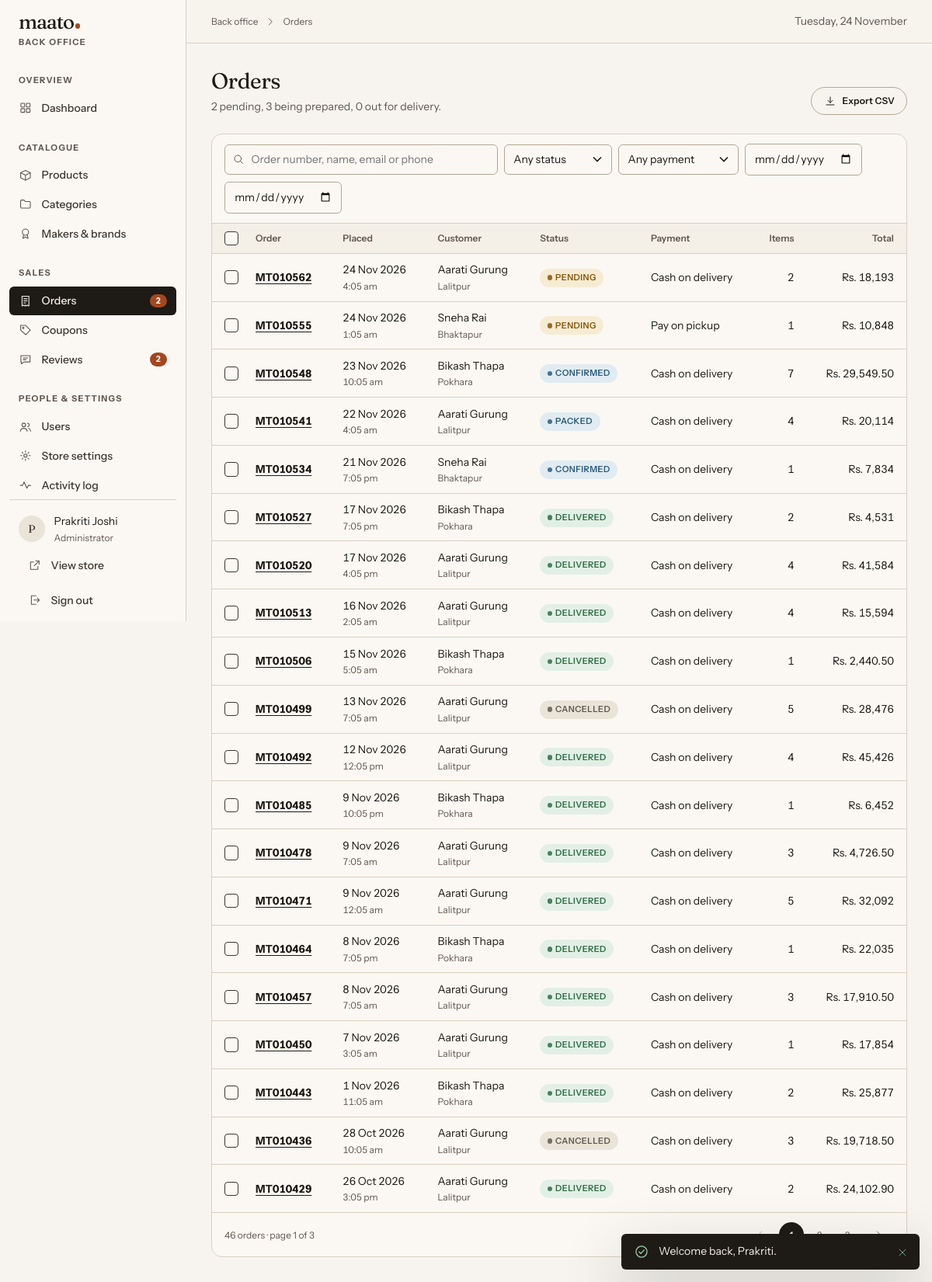
Page /suman-ecom/admin/orders (signed in) on the committed database.
### tables this page shows
CREATE TABLE users (
    id            INT UNSIGNED     NOT NULL AUTO_INCREMENT,
    role_id       TINYINT UNSIGNED NOT NULL,
    name          VARCHAR(120)     NOT NULL,
    email         VARCHAR(190)     NOT NULL,
    phone         VARCHAR(20)      NULL,
    password_hash VARCHAR(255)     NOT NULL,
    avatar_path   VARCHAR(255)     NULL,
    is_blocked    TINYINT(1)       NOT NULL DEFAULT 0,
    last_login_at DATETIME         NULL,
    created_at    DATETIME         NOT NULL DEFAULT CURRENT_TIMESTAMP,
    updated_at    DATETIME         NOT NULL DEFAULT CURRENT_TIMESTAMP ON UPDATE CURRENT_TIMESTAMP,
    PRIMARY KEY (id),
    UNIQUE KEY uq_users_email (email),
    KEY idx_users_role (role_id),
    KEY idx_users_created (created_at),
    CONSTRAINT fk_users_role FOREIGN KEY (role_id) REFERENCES roles (id) ON UPDATE CASCADE
);

CREATE TABLE roles (
    id          TINYINT UNSIGNED NOT NULL AUTO_INCREMENT,
    slug        VARCHAR(20)  NOT NULL,
    name        VARCHAR(50)  NOT NULL,
    description VARCHAR(255) NULL,
    PRIMARY KEY (id),
    UNIQUE KEY uq_roles_slug (slug)
);

CREATE TABLE orders (
    id               INT UNSIGNED  NOT NULL AUTO_INCREMENT,
    order_number     VARCHAR(20)   NOT NULL,
    user_id          INT UNSIGNED  NOT NULL,
    status           ENUM('pending','confirmed','packed','shipped','delivered','cancelled') NOT NULL DEFAULT 'pending',
    payment_method   ENUM('cash_on_delivery','pay_on_pickup') NOT NULL,
    subtotal         DECIMAL(12,2) NOT NULL,
    discount_total   DECIMAL(12,2) NOT NULL DEFAULT 0,
    shipping_total   DECIMAL(12,2) NOT NULL DEFAULT 0,
    tax_rate         DECIMAL(5,2)  NOT NULL DEFAULT 0,
    tax_total        DECIMAL(12,2) NOT NULL DEFAULT 0,
    grand_total      DECIMAL(12,2) NOT NULL,
    currency         CHAR(3)       NOT NULL DEFAULT 'NPR',
    coupon_id        INT UNSIGNED  NULL,
    coupon_code      VARCHAR(30)   NULL,
     
    customer_name    VARCHAR(120)  NOT NULL,
    customer_email   VARCHAR(190)  NOT NULL,
    customer_phone   VARCHAR(20)   NULL,
    ship_recipient   VARCHAR(120)  NOT NULL,
    ship_phone       VARCHAR(20)   NOT NULL,
    ship_line1       VARCHAR(160)  NOT NULL,
    ship_line2       VARCHAR(160)  NULL,
    ship_city        VARCHAR(80)   NOT NULL,
    ship_district    VARCHAR(80)   NOT NULL,
    ship_province    VARCHAR(60)   NOT NULL,
    ship_postal_code VARCHAR(10)   NULL,
    note             VARCHAR(500)  NULL,
    cancelled_at     DATETIME      NULL,
    delivered_at     DATETIME      NULL,
    created_at       DATETIME      NOT NULL DEFAULT CURRENT_TIMESTAMP,
    updated_at       DATETIME      NOT NULL DEFAULT CURRENT_TIMESTAMP ON UPDATE CURRENT_TIMESTAMP,
    PRIMARY KEY (id),
    UNIQUE KEY uq_orders_number (order_number),
    KEY idx_orders_user (user_id, created_at),
    KEY idx_orders_status (status, created_at),
    KEY idx_orders_created (created_at),
    CONSTRAINT fk_orders_user FOREIGN KEY (user_id) REFERENCES users (id) ON DELETE RESTRICT,
    CONSTRAINT fk_orders_coupon FOREIGN KEY (coupon_id) REFERENCES coupons (id) ON DELETE SET NULL
);

### app/Views/admin/orders/_table.php (the view, shortened to what the rows shown need)
<div class="table-wrap">
  <table class="data-table">
    <thead>
      <tr>
        <th scope="col" class="col-check"><label class="check"><input type="checkbox" data-select-all aria-label="Select all orders on this page"></label></th>
        <?= sort_th('Order', 'number', $filters) ?>
        <?= sort_th('Placed', 'date', $filters) ?>
        <?= sort_th('Customer', 'customer', $filters) ?>
        <?= sort_th('Status', 'status', $filters) ?>
        <th scope="col">Payment</th>
        <th scope="col" class="num">Items</th>
        <?= sort_th('Total', 'total', $filters, 'num') ?>
      </tr>
    </thead>
    <tbody>
      <?php foreach ($result['items'] as $o): ?>
        <tr>
          <td class="col-check"><label class="check"><input type="checkbox" name="ids[]" value="<?= (int) $o['id'] ?>" data-row-check aria-label="Select order <?= e($o['order_number']) ?>"></label></td>
          <td><a href="<?= e(route('admin.orders.show', ['id' => $o['id']])) ?>"><strong><?= e($o['order_number']) ?></strong></a></td>
          <td><?= e(format_date($o['created_at'], 'j M Y')) ?><span class="cell-sub"><?= e(format_date($o['created_at'], 'g:i a')) ?></span></td>
          <td><?= e($o['customer_name']) ?><span class="cell-sub"><?= e($o['ship_city']) ?></span></td>
          <td><?php partial('partials/status-badge', ['status' => $o['status']]); ?></td>
          <td><?= e(OrderStatus::PAYMENT_LABELS[$o['payment_method']]) ?></td>
          <td class="num"><?= (int) $o['item_count'] ?></td>
          <td class="num"><?= e(money($o['grand_total'])) ?></td>
        </tr>
      <?php endforeach; ?>
    </tbody>
  </table>
</div>

### app/Views/partials/status-badge.php (shortened to what the rows shown need)
<span class="badge badge--<?= e(OrderStatus::TONES[$status] ?? 'neutral') ?>"><?= e(OrderStatus::label($status)) ?></span>

### app/Views/layouts/admin.php (shortened to what the rows shown need)
<?php
$me = Auth::user();
?>
<!doctype html>
<html lang="en" class="no-js">
<head>
</head>
<body class="admin">
<div class="admin-shell">
  <aside class="sidebar" id="sidebar" data-sidebar>
    <div class="sidebar__foot">
      <div class="sidebar__user">
        <?php if ($me['avatar_path']): ?><img class="avatar" src="<?= e(media($me['avatar_path'])) ?>" alt=""><?php else: ?><span class="avatar" aria-hidden="true"><?= e(mb_strtoupper(mb_substr($me['name'], 0, 1))) ?></span><?php endif; ?>
        <span><?= e($me['name']) ?><small><?= e($me['role_name']) ?></small></span>
      </div>
    </div>
  </aside>
  <div>
    <main class="page" id="main" tabindex="-1">
      <?= $content ?>
    </main>
  </div>
</div>
</body>
</html>

### rows in the picture
users: name "P", name "Prakriti Joshi", role.name "Administrator"
orders: order_number "MT010562", created_at "24 Nov 2026", created_at "4:05 am", customer_name "Aarati Gurung", ship_city "Lalitpur", status "PENDING", payment_method "Cash on delivery", item_count "2", grand_total "Rs. 18,193"
orders: order_number "MT010555", created_at "24 Nov 2026", created_at "1:05 am", customer_name "Sneha Rai", ship_city "Bhaktapur", status "PENDING", payment_method "Pay on pickup", item_count "1", grand_total "Rs. 10,848"
orders: order_number "MT010548", created_at "23 Nov 2026", created_at "10:05 am", customer_name "Bikash Thapa", ship_city "Pokhara", status "CONFIRMED", payment_method "Cash on delivery", item_count "7", grand_total "Rs. 29,549.50"
orders: order_number "MT010541", created_at "22 Nov 2026", created_at "4:05 am", customer_name "Aarati Gurung", ship_city "Lalitpur", status "PACKED", payment_method "Cash on delivery", item_count "4", grand_total "Rs. 20,114"
orders: order_number "MT010534", created_at "21 Nov 2026", created_at "7:05 pm", customer_name "Sneha Rai", ship_city "Bhaktapur", status "CONFIRMED", payment_method "Cash on delivery", item_count "1", grand_total "Rs. 7,834"
orders: order_number "MT010527", created_at "17 Nov 2026", created_at "7:05 pm", customer_name "Bikash Thapa", ship_city "Pokhara", status "DELIVERED", payment_method "Cash on delivery", item_count "2", grand_total "Rs. 4,531"
orders: order_number "MT010520", created_at "17 Nov 2026", created_at "4:05 pm", customer_name "Aarati Gurung", ship_city "Lalitpur", status "DELIVERED", payment_method "Cash on delivery", item_count "4", grand_total "Rs. 41,584"
orders: order_number "MT010513", created_at "16 Nov 2026", created_at "2:05 am", customer_name "Aarati Gurung", ship_city "Lalitpur", status "DELIVERED", payment_method "Cash on delivery", item_count "4", grand_total "Rs. 15,594"
orders: order_number "MT010506", created_at "15 Nov 2026", created_at "5:05 am", customer_name "Bikash Thapa", ship_city "Pokhara", status "DELIVERED", payment_method "Cash on delivery", item_count "1", grand_total "Rs. 2,440.50"
orders: order_number "MT010499", created_at "13 Nov 2026", created_at "7:05 am", customer_name "Aarati Gurung", ship_city "Lalitpur", status "CANCELLED", payment_method "Cash on delivery", item_count "5", grand_total "Rs. 28,476"
orders: order_number "MT010492", created_at "12 Nov 2026", created_at "12:05 pm", customer_name "Aarati Gurung", ship_city "Lalitpur", status "DELIVERED", payment_method "Cash on delivery", item_count "4", grand_total "Rs. 45,426"
orders: order_number "MT010485", created_at "9 Nov 2026", created_at "10:05 pm", customer_name "Bikash Thapa", ship_city "Pokhara", status "DELIVERED", payment_method "Cash on delivery", item_count "1", grand_total "Rs. 6,452"
orders: order_number "MT010478", created_at "9 Nov 2026", created_at "7:05 am", customer_name "Aarati Gurung", ship_city "Lalitpur", status "DELIVERED", payment_method "Cash on delivery", item_count "3", grand_total "Rs. 4,726.50"
orders: order_number "MT010471", created_at "9 Nov 2026", created_at "12:05 am", customer_name "Aarati Gurung", ship_city "Lalitpur", status "DELIVERED", payment_method "Cash on delivery", item_count "5", grand_total "Rs. 32,092"
orders: order_number "MT010464", created_at "8 Nov 2026", created_at "7:05 pm", customer_name "Bikash Thapa", ship_city "Pokhara", status "DELIVERED", payment_method "Cash on delivery", item_count "1", grand_total "Rs. 22,035"
orders: order_number "MT010457", created_at "8 Nov 2026", created_at "7:05 am", customer_name "Aarati Gurung", ship_city "Lalitpur", status "DELIVERED", payment_method "Cash on delivery", item_count "3", grand_total "Rs. 17,910.50"
orders: order_number "MT010450", created_at "7 Nov 2026", created_at "3:05 am", customer_name "Aarati Gurung", ship_city "Lalitpur", status "DELIVERED", payment_method "Cash on delivery", item_count "1", grand_total "Rs. 17,854"
orders: order_number "MT010443", created_at "1 Nov 2026", created_at "11:05 am", customer_name "Bikash Thapa", ship_city "Pokhara", status "DELIVERED", payment_method "Cash on delivery", item_count "2", grand_total "Rs. 25,877"
orders: order_number "MT010436", created_at "28 Oct 2026", created_at "10:05 am", customer_name "Aarati Gurung", ship_city "Lalitpur", status "CANCELLED", payment_method "Cash on delivery", item_count "3", grand_total "Rs. 19,718.50"
orders: order_number "MT010429", created_at "26 Oct 2026", created_at "3:05 pm", customer_name "Aarati Gurung", ship_city "Lalitpur", status "DELIVERED", payment_method "Cash on delivery", item_count "2", grand_total "Rs. 24,102.90"

### other values in the picture
mb_strtolower(setting('store_name', 'Maato')) "maato"
$group "OVERVIEW"
$label "Dashboard"
$group "CATALOGUE"
$label "Products"
$label "Categories"
$label "Makers & brands"
$group "SALES"
$label "Orders"
$count "2"
$label "Coupons"
$label "Reviews"
$group "PEOPLE & SETTINGS"
$label "Users"
$label "Store settings"
